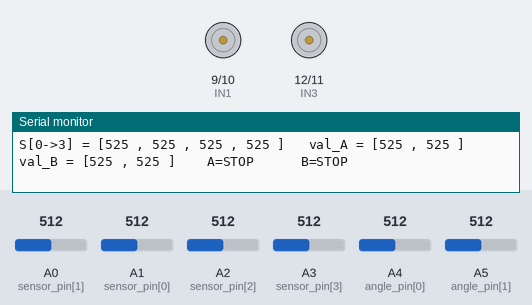
Simulated run of this sketch. Board: Arduino Uno, built with avr-gcc and run on an emulated ATmega328P. Shown: motor-driver pin pairs drawn as motors (green arrow = first pin HIGH = forward, orange = second pin HIGH = backward, longer = more drive, scaled by the enable pin), the last lines printed to the serial monitor. Inputs (shaded band) come from the test bench; at power-on: A0 (sensor_pin[1]) = 512, A1 (sensor_pin[0]) = 512, A2 (sensor_pin[2]) = 512, A3 (sensor_pin[3]) = 512, A4 (angle_pin[0]) = 512, A5 (angle_pin[1]) = 512.

Above: at 1.2 s.
1.3 s: A0 (sensor_pin[1]) set to 526
2.8 s: A0 (sensor_pin[1]) set to 543
At 4.0 s:
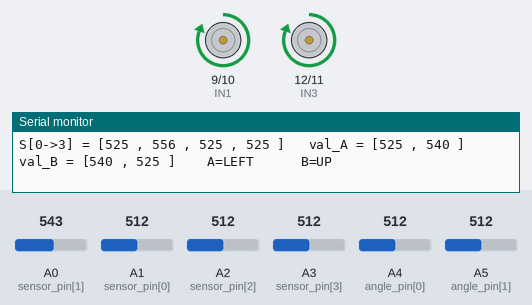
4.3 s: A1 (sensor_pin[0]) set to 537
At 5.5 s:
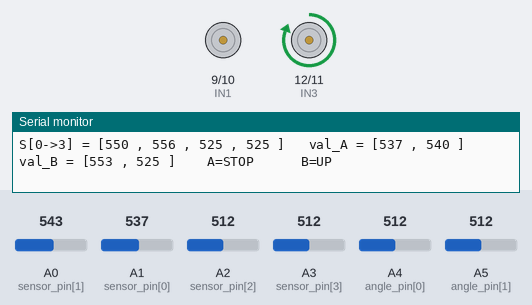
5.8 s: A2 (sensor_pin[2]) set to 539
At 7.2 s:
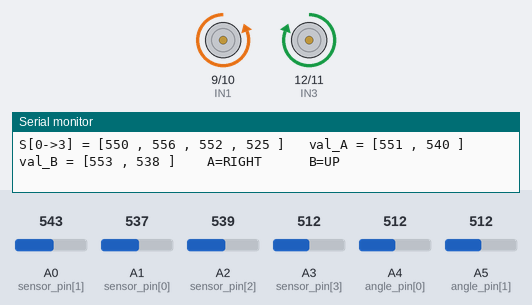
7.5 s: A3 (sensor_pin[3]) set to 716
At 8.2 s:
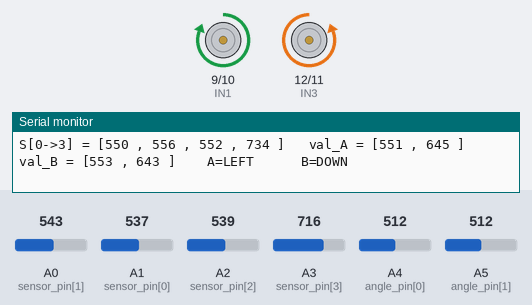
9.1 s: A2 (sensor_pin[2]) set to 716
At 10.5 s:
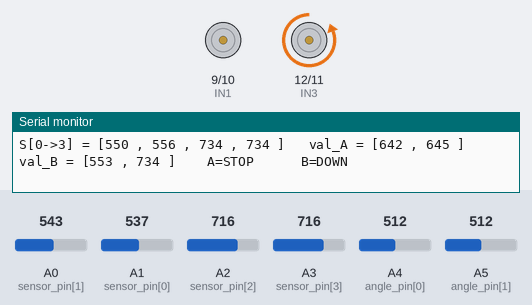
Timing chart, 0 to 11.6 s (numbered marks = the images above; inputs shaded):
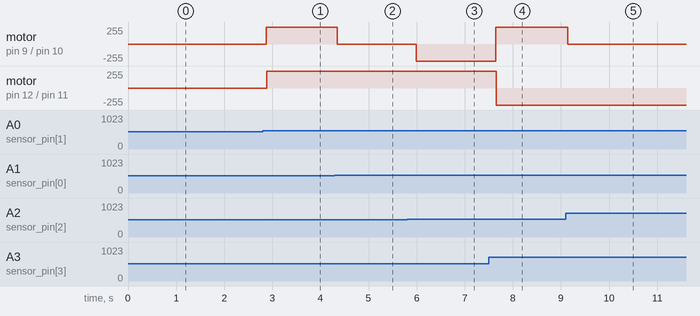

The sketch:

SOLAR_TRACKING.ino
```cpp
//======================================
//        PHẦN CHỈNH SỬA
//======================================
#define ENDSTOP_MAX_PIN     9
#define ENDSTOP_MIN_PIN     8
#define INVERT_ENDSTOP_MAX  true
#define INVERT_ENDSTOP_MIN  true
#define MODE_AB
//#define MODE_0_1
#define HOZ_A 10
#define HOZ_B 10
int TRIG_AB[2] = { 0, 0 };
#ifdef MODE_0_1
int trig[4] = { 1000, 1000, 1000, 1000 };
#endif

// =====================================
//        PHẦN CHỈNH SỬA
//======================================
#define N 40
float min_value[4] = { 100.0, 100.0, 100.0, 100.0 };
int max_value[4] = { 2430, 2593, 2792, 2477 };
float ref[4] = { 671.0, 750.0, 853.0, 693.0 };
int sensor_pin[4] = { A1, A0, A2, A3 };
int angle_pin[2] = { A4, A5 };
int offset_angle[2] = { 0, 0 };
int angle[2];
int sensor[4], valA[2], valB[2], center, value[4];
float sensor_float[4];

#define DIR_A 1
#define DIR_B 0
#define ENA 8
#define ENB 13
#define IN1 9
#define IN2 10
#define IN3 12
#define IN4 11
#define A_AXIS 1
#define B_AXIS 0
#define ENDSTOP 0
#define INVERT_ENDSTOP  1
#define MAX  0
#define MIN  1
bool read_endstop(int VAR) {
  static bool mapping[2][2] = {
    { ENDSTOP_MAX_PIN, ENDSTOP_MAX_PIN},
    {INVERT_ENDSTOP_MAX, INVERT_ENDSTOP_MIN}
  };
  int  AXIS_ENSTOP_PIN = mapping[VAR][ENDSTOP];
  bool INVERT_LOGIC   = mapping[VAR][INVERT_ENDSTOP];
  bool logic = digitalRead(AXIS_ENSTOP_PIN);
  logic = INVERT_LOGIC ? !logic : logic;
  return logic;
}

void Drive_MotorA(bool a, bool b) {
  digitalWrite(IN1, a);
  digitalWrite(IN2, b);
}

void Drive_MotorB(bool a, bool b) {
  digitalWrite(IN3, a);
  digitalWrite(IN4, b);
}

void setup() {
  pinMode(ENA, OUTPUT);
  pinMode(ENB, OUTPUT);
  pinMode(IN1, OUTPUT);
  pinMode(IN2, OUTPUT);
  pinMode(IN3, OUTPUT);
  pinMode(IN4, OUTPUT);
  digitalWrite(ENA, HIGH);
  digitalWrite(ENB, HIGH);
  Serial.begin(9600);
}
void loop() {
  for (int i = 0; i < N; i++) {
    for (int j = 0; j < 4; j++) {
      sensor_float[j] += (float)analogRead(sensor_pin[j]);
    }
  }
  for (int i = 0; i < 2; i++) {
    angle[i] = map(analogRead(angle_pin[i]), 0, 1024, 0, 270);
  }

  for (int i = 0; i < 4; i++) {
    sensor_float[i] = sensor_float[i] / (float)N;
    sensor[i] = (int)sensor_float[i];
    //sensor[i] = map(sensor[i], 0, max_value[i], 0, 1000) - off_set[i];
#ifdef MODE_0_1
    value[i] = sensor[i] > trig[i] ? 1 : 0;
#else
    value[i] = sensor[i];
#endif
  }


  Serial.print("S[0->3] = [");
  Serial.print(sensor[0]);
  Serial.print(" , ");
  Serial.print(sensor[1]);
  Serial.print(" , ");
  Serial.print(sensor[2]);
  Serial.print(" , ");
  Serial.print(sensor[3]);
  Serial.print(" ]   ");

#ifdef MODE_0_1
  Serial.print("Value[0->3] = [");
  Serial.print(value[0]);
  Serial.print(" , ");
  Serial.print(value[1]);
  Serial.print(" , ");
  Serial.print(value[2]);
  Serial.print(" , ");
  Serial.print(value[3]);
  Serial.print(" ]   ");
#endif

  /*
    [0]-------------[1]
     |               |
     | SOLAR SENSORS |
     |               |
    [2]-------------[3]

    B[0] = ([0] + [1])/2
    B[1] = ([2] + [3])/2

    A[0] = ([0] + [2])/2
    A[1] = ([1] + [3])/2

    A[0] > A[1]
    B[0] > B[1]
  */
  angle[A_AXIS] = 50;
  valB[0] = (value[0] + value[1]) / 2 + TRIG_AB[1];
  valB[1] = (value[2] + value[3]) / 2 - TRIG_AB[1];

  valA[0] = (value[0] + value[2]) / 2 + TRIG_AB[0];
  valA[1] = (value[1] + value[3]) / 2 - TRIG_AB[0];

  Serial.print("val_A = [");
  Serial.print(valA[0]);
  Serial.print(" , ");
  Serial.print(valA[1]);
  Serial.print(" ]   ");
  Serial.print("val_B = [");
  Serial.print(valB[0]);
  Serial.print(" , ");
  Serial.print(valB[1]);
  Serial.print(" ]   ");


  if ((valA[0] - valA[1] > HOZ_A)) {
    Drive_MotorA(!DIR_A, DIR_A);
    Serial.print(" A=RIGHT");
    Serial.print("     ");
  } else if ((valA[0] - valA[1] < -HOZ_A)) {
    Drive_MotorA(DIR_A, !DIR_A);
    Serial.print(" A=LEFT");
    Serial.print("     ");
  } else {
    Drive_MotorA(0, 0);
    Serial.print(" A=STOP");
    Serial.print("     ");
  }

  if ((valB[0] - valB[1] > HOZ_B)) {
    Drive_MotorB(!DIR_B, DIR_B);
    Serial.print(" B=UP ");
    Serial.print("     ");
  } else if ((valB[0] - valB[1] < -HOZ_B)) {
    Drive_MotorB(DIR_B, !DIR_B);
    Serial.print(" B=DOWN ");
    Serial.print("     ");
  } else {
    Drive_MotorB(0, 0);
    Serial.print(" B=STOP ");
    Serial.print("     ");
  }

  Serial.println();
  delay(100);
}
```

Measured:
- the behaviour switches between 533 and 534 on A0 (sensor_pin[1]) (found by bisection; images 0 and 1)
- the behaviour switches between 521 and 522 on A1 (sensor_pin[0]) (found by bisection; images 1 and 2)
- the behaviour switches between 538 and 539 on A2 (sensor_pin[2]) (found by bisection; images 2 and 3)
- after the input at 2.8 s, motor on pin 9 (IN1) / pin 10 (IN2): stopped → forward 255/255 after 0.07 s; motor on pin 12 (IN3) / pin 11 (IN4): stopped → forward 255/255 after 0.08 s
- after the input at 4.3 s, motor on pin 9 (IN1) / pin 10 (IN2): forward 255/255 → stopped after 0.05 s
- after the input at 5.8 s, motor on pin 9 (IN1) / pin 10 (IN2): stopped → backward 255/255 after 0.19 s
- after the input at 7.5 s, motor on pin 9 (IN1) / pin 10 (IN2): backward 255/255 → forward 255/255 after 0.15 s; motor on pin 12 (IN3) / pin 11 (IN4): forward 255/255 → backward 255/255 after 0.16 s
- after the input at 9.1 s, motor on pin 9 (IN1) / pin 10 (IN2): forward 255/255 → stopped after 0.05 s
